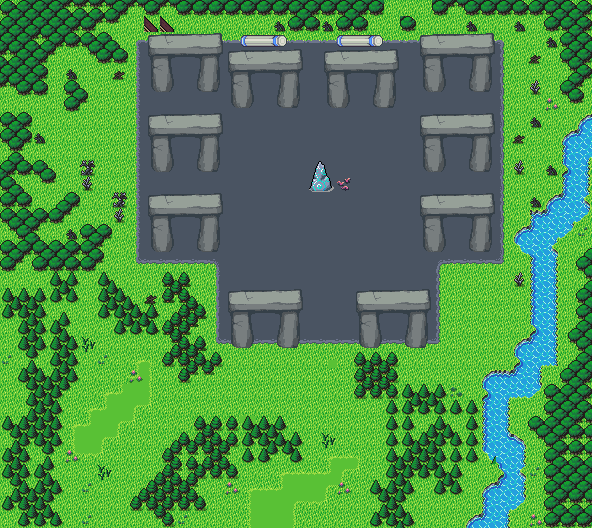

A level layout from a 2D game, rendered from its tile map. Below: a short description, then the map file with tile-grid data replaced by summaries:
An orthogonal 37x33 tile map with 16x16 px tiles, 4 tile layers (Background, Ground, ClutterSubGround, Clutter), 4 tilesets and 59 objects.

<map version="1.10" tiledversion="1.11.2" orientation="orthogonal" renderorder="right-down" width="37" height="33" tilewidth="16" tileheight="16" infinite="0" nextlayerid="8" nextobjectid="176">
 <editorsettings>
  <export target="wastetown..tmx" format="tmx" />
 </editorsettings>
 <properties>
  <property name="dungeonEffect" value="{&quot;startBattleWithCard&quot;: [ &quot;Henge of Ramos&quot;, &quot;Mercadian Atlas&quot; ]}" />
 </properties>
 <tileset firstgid="1" source="../../../../common/maps/tileset/main.tsx" />
 <tileset firstgid="10113" source="../../../../common/maps/tileset/buildings.tsx" />
 <tileset firstgid="11905" source="../../../../common/maps/tileset/dungeon/dungeon_bis.tsx" />
 <tileset firstgid="28289" source="../../../../common/maps/tileset/buildingsbosses.tsx" />
 <layer id="1" name="Background" width="37" height="33">
  <data>[1221 cells, 1220 non-empty, 3 distinct tile ids]</data>
 </layer>
 <layer id="2" name="Ground" width="37" height="33">
  <data>[1221 cells, 866 non-empty, 64 distinct tile ids]</data>
 </layer>
 <layer id="7" name="ClutterSubGround" width="37" height="33">
  <data>[1221 cells, 318 non-empty, 49 distinct tile ids]</data>
 </layer>
 <layer id="3" name="Clutter" width="37" height="33">
  <properties>
   <property name="spriteLayer" type="bool" value="true" />
  </properties>
  <data>[1221 cells, 811 non-empty, 123 distinct tile ids]</data>
 </layer>
 <objectgroup id="4" name="Objects">
  <!-- 59 objects omitted --></objectgroup>
</map>
<!-- 59 of 59 objects omitted -->
